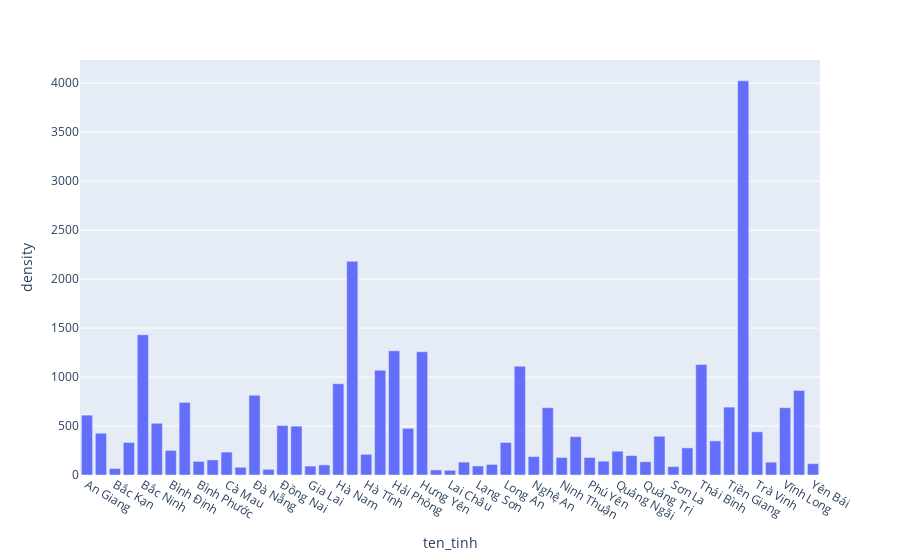

This figure's notebook cell:
### Code cell
import plotly.express as px
fig = px.bar(data, x = 'ten_tinh', y= 'density')
fig.show()

### Figure 1 — Plotly figure (JSON) as saved in the notebook; plotly's stock layout.template omitted (floating-point values rounded to 4 significant figures)
{"data": [{"alignmentgroup": "True", "hovertemplate": "ten_tinh=%{x}<br>density=%{y}<extra></extra>", "legendgroup": "", "marker": {"color": "#636efa", "pattern": {"shape": ""}}, "name": "", "offsetgroup": "", "orientation": "v", "showlegend": false, "textposition": "auto", "type": "bar", "x": ["An Giang", "Bắc Giang", "Bắc Kạn", "Bạc Liêu", "Bắc Ninh", "Bến Tre", "Bình Định", "Bình Dương", "Bình Phước", "Bình Thuận", "Cà Mau", "Cao Bằng", "Đà Nẵng", "Điện Biên", "Đồng Nai", "Đồng Tháp", "Gia Lai", "Hà Giang", "Hà Nam", "Hà Nội", "Hà Tĩnh", "Hải Dương", "Hải Phòng", "Hậu Giang", "Hưng Yên", "Kon Tum", "Lai Châu", "Lâm Đồng", "Lạng Sơn", "Lào Cai", "Long An", "Nam Định", "Nghệ An", "Ninh Bình", "Ninh Thuận", "Phú Thọ", "Phú Yên", "Quảng Nam", "Quảng Ngãi", "Quảng Ninh", "Quảng Trị", "Sóc Trăng", "Sơn La", "Tây Ninh", "Thái Bình", "Thái Nguyên", "Tiền Giang", "TP. Hồ Chí Minh", "Trà Vinh", "Tuyên Quang", "Vĩnh Long", "Vĩnh Phúc", "Yên Bái"], "xaxis": "x", "y": [611, 426, 66, 332, 1432, 528, 251, 741, 139, 154, 234, 79, 814, 58, 505, 499, 91, 103, 932, 2182, 211, 1070, 1268, 476, 1258, 52, 48, 132, 92, 108, 332, 1110, 188, 687, 179, 391, 179, 141, 243, 198, 135, 396, 86, 277, 1128, 348, 693, 4025, 441, 131, 687, 863, 116], "yaxis": "y"}], "layout": {"barmode": "relative", "legend": {"tracegroupgap": 0}, "margin": {"t": 60}, "xaxis": {"anchor": "y", "domain": [0, 1], "title": {"text": "ten_tinh"}}, "yaxis": {"anchor": "x", "domain": [0, 1], "title": {"text": "density"}}}}
